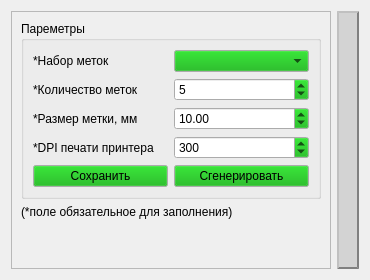
      <widget class="QWidget" name="gen_markers_tab">
       <attribute name="title">
        <string>Генерация меток</string>
       </attribute>
       <layout class="QHBoxLayout" name="horizontalLayout_2">
        <item>
         <widget class="QFrame" name="frame">
          <property name="sizePolicy">
           <sizepolicy hsizetype="Fixed" vsizetype="Expanding">
            <horstretch>0</horstretch>
            <verstretch>0</verstretch>
           </sizepolicy>
          </property>
          <property name="minimumSize">
           <size>
            <width>0</width>
            <height>0</height>
           </size>
          </property>
          <property name="palette">
           <palette>
            <active>
             <colorrole role="WindowText">
              <brush brushstyle="SolidPattern">
               <color alpha="255">
                <red>0</red>
                <green>0</green>
                <blue>0</blue>
               </color>
              </brush>
             </colorrole>
            </active>
            <inactive>
             <colorrole role="WindowText">
              <brush brushstyle="SolidPattern">
               <color alpha="255">
                <red>0</red>
                <green>0</green>
                <blue>0</blue>
               </color>
              </brush>
             </colorrole>
            </inactive>
            <disabled>
             <colorrole role="WindowText">
              <brush brushstyle="SolidPattern">
               <color alpha="255">
                <red>120</red>
                <green>120</green>
                <blue>120</blue>
               </color>
              </brush>
             </colorrole>
            </disabled>
           </palette>
          </property>
          <property name="frameShape">
           <enum>QFrame::StyledPanel</enum>
          </property>
          <property name="frameShadow">
           <enum>QFrame::Raised</enum>
          </property>
          <layout class="QVBoxLayout" name="verticalLayout">
           <item>
            <widget class="QGroupBox" name="groupBox">
             <property name="sizePolicy">
              <sizepolicy hsizetype="Expanding" vsizetype="Fixed">
               <horstretch>0</horstretch>
               <verstretch>0</verstretch>
              </sizepolicy>
             </property>
             <property name="minimumSize">
              <size>
               <width>300</width>
               <height>0</height>
              </size>
             </property>
             <property name="maximumSize">
              <size>
               <width>16777215</width>
               <height>16777215</height>
              </size>
             </property>
             <property name="palette">
              <palette>
               <active>
                <colorrole role="WindowText">
                 <brush brushstyle="SolidPattern">
                  <color alpha="255">
                   <red>0</red>
                   <green>0</green>
                   <blue>0</blue>
                  </color>
                 </brush>
                </colorrole>
                <colorrole role="Button">
                 <brush brushstyle="SolidPattern">
                  <color alpha="255">
                   <red>0</red>
                   <green>170</green>
                   <blue>0</blue>
                  </color>
                 </brush>
                </colorrole>
                <colorrole role="Midlight">
                 <brush brushstyle="SolidPattern">
                  <color alpha="255">
                   <red>0</red>
                   <green>255</green>
                   <blue>0</blue>
                  </color>
                 </brush>
                </colorrole>
               </active>
               <inactive>
                <colorrole role="WindowText">
                 <brush brushstyle="SolidPattern">
                  <color alpha="255">
                   <red>0</red>
                   <green>0</green>
                   <blue>0</blue>
                  </color>
                 </brush>
                </colorrole>
                <colorrole role="Button">
                 <brush brushstyle="SolidPattern">
                  <color alpha="255">
                   <red>0</red>
                   <green>170</green>
                   <blue>0</blue>
                  </color>
                 </brush>
                </colorrole>
                <colorrole role="Midlight">
                 <brush brushstyle="SolidPattern">
                  <color alpha="255">
                   <red>0</red>
                   <green>255</green>
                   <blue>0</blue>
                  </color>
                 </brush>
                </colorrole>
               </inactive>
               <disabled>
                <colorrole role="WindowText">
                 <brush brushstyle="SolidPattern">
                  <color alpha="255">
                   <red>120</red>
                   <green>120</green>
                   <blue>120</blue>
                  </color>
                 </brush>
                </colorrole>
                <colorrole role="Button">
                 <brush brushstyle="SolidPattern">
                  <color alpha="255">
                   <red>0</red>
                   <green>170</green>
                   <blue>0</blue>
                  </color>
                 </brush>
                </colorrole>
                <colorrole role="Midlight">
                 <brush brushstyle="SolidPattern">
                  <color alpha="255">
                   <red>0</red>
                   <green>255</green>
                   <blue>0</blue>
                  </color>
                 </brush>
                </colorrole>
               </disabled>
              </palette>
             </property>
             <property name="autoFillBackground">
              <bool>false</bool>
             </property>
             <property name="title">
              <string>Пареметры</string>
             </property>
             <layout class="QGridLayout" name="gridLayout_3">
              <item row="0" column="0">
               <widget class="QLabel" name="label">
                <property name="sizePolicy">
                 <sizepolicy hsizetype="Expanding" vsizetype="Preferred">
                  <horstretch>0</horstretch>
                  <verstretch>0</verstretch>
                 </sizepolicy>
                </property>
                <property name="minimumSize">
                 <size>
                  <width>120</width>
                  <height>0</height>
                 </size>
                </property>
                <property name="text">
                 <string>*Набор меток</string>
                </property>
               </widget>
              </item>
              <item row="0" column="1">
               <widget class="QComboBox" name="gen_markers_arucoDict">
                <property name="sizePolicy">
                 <sizepolicy hsizetype="Expanding" vsizetype="Fixed">
                  <horstretch>0</horstretch>
                  <verstretch>0</verstretch>
                 </sizepolicy>
                </property>
                <property name="currentIndex">
                 <number>-1</number>
                </property>
               </widget>
              </item>
              <item row="3" column="1">
               <widget class="QSpinBox" name="gen_markers_dpi">
                <property name="sizePolicy">
                 <sizepolicy hsizetype="Expanding" vsizetype="Fixed">
                  <horstretch>0</horstretch>
                  <verstretch>0</verstretch>
                 </sizepolicy>
                </property>
                <property name="maximum">
                 <number>64000</number>
                </property>
                <property name="singleStep">
                 <number>1</number>
                </property>
                <property name="value">
                 <number>300</number>
                </property>
               </widget>
              </item>
              <item row="4" column="0">
               <widget class="QPushButton" name="gen_markers_save_btn">
                <property name="sizePolicy">
                 <sizepolicy hsizetype="Expanding" vsizetype="Preferred">
                  <horstretch>0</horstretch>
                  <verstretch>0</verstretch>
                 </sizepolicy>
                </property>
                <property name="minimumSize">
                 <size>
                  <width>120</width>
                  <height>0</height>
                 </size>
                </property>
                <property name="text">
                 <string>Сохранить</string>
                </property>
                <property name="icon">
                 <iconset>
                  <normaloff>Resources/icons/diskette.svg</normaloff>Resources/icons/diskette.svg</iconset>
                </property>
                <property name="iconSize">
                 <size>
                  <width>30</width>
                  <height>30</height>
                 </size>
                </property>
               </widget>
              </item>
              <item row="2" column="1">
               <widget class="QDoubleSpinBox" name="gen_markers_size">
                <property name="sizePolicy">
                 <sizepolicy hsizetype="Expanding" vsizetype="Fixed">
                  <horstretch>0</horstretch>
                  <verstretch>0</verstretch>
                 </sizepolicy>
                </property>
                <property name="singleStep">
                 <double>0.500000000000000</double>
                </property>
                <property name="value">
                 <double>10.000000000000000</double>
                </property>
               </widget>
              </item>
              <item row="3" column="0">
               <widget class="QLabel" name="label_4">
                <property name="sizePolicy">
                 <sizepolicy hsizetype="Expanding" vsizetype="Preferred">
                  <horstretch>0</horstretch>
                  <verstretch>0</verstretch>
                 </sizepolicy>
                </property>
                <property name="minimumSize">
                 <size>
                  <width>120</width>
                  <height>0</height>
                 </size>
                </property>
                <property name="text">
                 <string>*DPI печати принтера</string>
                </property>
               </widget>
              </item>
              <item row="1" column="1">
               <widget class="QSpinBox" name="gen_markers_num">
                <property name="sizePolicy">
                 <sizepolicy hsizetype="Expanding" vsizetype="Fixed">
                  <horstretch>0</horstretch>
                  <verstretch>0</verstretch>
                 </sizepolicy>
                </property>
                <property name="maximum">
                 <number>50</number>
                </property>
                <property name="value">
                 <number>5</number>
                </property>
               </widget>
              </item>
              <item row="1" column="0">
               <widget class="QLabel" name="label_2">
                <property name="sizePolicy">
                 <sizepolicy hsizetype="Expanding" vsizetype="Preferred">
                  <horstretch>0</horstretch>
                  <verstretch>0</verstretch>
                 </sizepolicy>
                </property>
                <property name="minimumSize">
                 <size>
                  <width>120</width>
                  <height>0</height>
                 </size>
                </property>
                <property name="text">
                 <string>*Количество меток</string>
                </property>
               </widget>
              </item>
              <item row="2" column="0">
               <widget class="QLabel" name="label_3">
                <property name="sizePolicy">
                 <sizepolicy hsizetype="Expanding" vsizetype="Preferred">
                  <horstretch>0</horstretch>
                  <verstretch>0</verstretch>
                 </sizepolicy>
                </property>
                <property name="minimumSize">
                 <size>
                  <width>120</width>
                  <height>0</height>
                 </size>
                </property>
                <property name="text">
                 <string>*Размер метки, мм</string>
                </property>
               </widget>
              </item>
              <item row="4" column="1">
               <widget class="QPushButton" name="gen_markers_run_btn">
                <property name="sizePolicy">
                 <sizepolicy hsizetype="Expanding" vsizetype="Fixed">
                  <horstretch>0</horstretch>
                  <verstretch>0</verstretch>
                 </sizepolicy>
                </property>
                <property name="layoutDirection">
                 <enum>Qt::LeftToRight</enum>
                </property>
                <property name="text">
                 <string>Сгенерировать</string>
                </property>
                <property name="icon">
                 <iconset>
                  <normaloff>Resources/icons/qr-code.svg</normaloff>Resources/icons/qr-code.svg</iconset>
                </property>
                <property name="iconSize">
                 <size>
                  <width>30</width>
                  <height>30</height>
                 </size>
                </property>
               </widget>
              </item>
             </layout>
            </widget>
           </item>
           <item>
            <widget class="QLabel" name="label_10">
             <property name="sizePolicy">
              <sizepolicy hsizetype="Fixed" vsizetype="Fixed">
               <horstretch>0</horstretch>
               <verstretch>0</verstretch>
              </sizepolicy>
             </property>
             <property name="text">
              <string>(*поле обязательное для заполнения)</string>
             </property>
            </widget>
           </item>
           <item>
            <spacer name="verticalSpacer_2">
             <property name="orientation">
              <enum>Qt::Vertical</enum>
             </property>
             <property name="sizeHint" stdset="0">
              <size>
               <width>20</width>
               <height>40</height>
              </size>
             </property>
            </spacer>
           </item>
          </layout>
         </widget>
        </item>
        <item>
         <widget class="QFrame" name="gen_marker_Gview">
          <property name="styleSheet">
           <string notr="true">border-width: 2px;
border-color: grey;
border-style: outset;
background-color: lightgrey;
</string>
          </property>
          <layout class="QGridLayout" name="gridLayout_4"/>
         </widget>
        </item>
       </layout>
      </widget>
